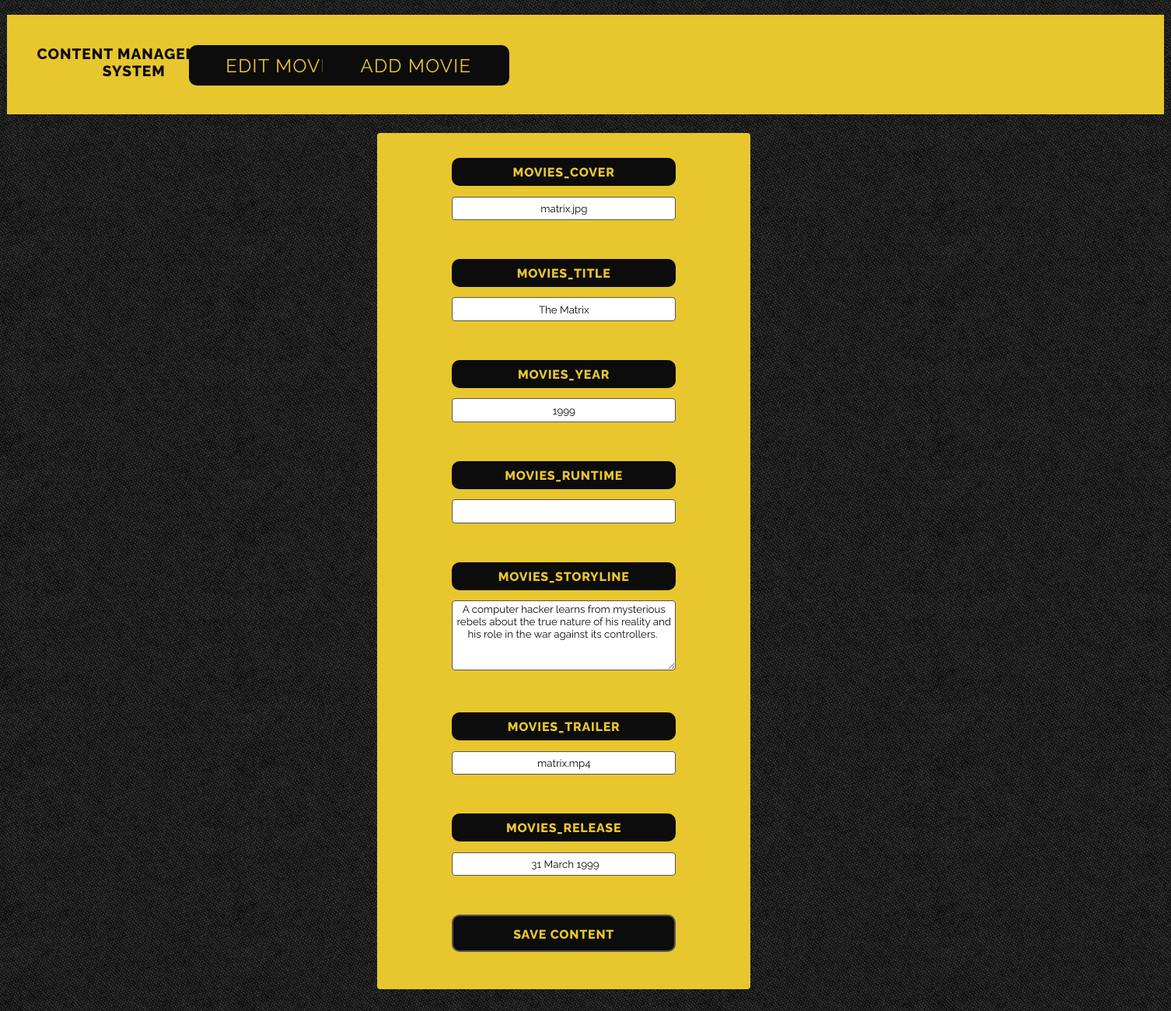
The page /admin/admin_editall.php?id=26 on the database its author committed.
### tables this page shows
CREATE TABLE IF NOT EXISTS `tbl_movies` (
  `movies_id` mediumint(8) unsigned NOT NULL AUTO_INCREMENT,
  `movies_cover` varchar(75) NOT NULL DEFAULT 'cover_default.jpg',
  `movies_title` varchar(125) NOT NULL,
  `movies_year` varchar(5) NOT NULL,
  `movies_runtime` varchar(25) NOT NULL,
  `movies_storyline` text NOT NULL,
  `movies_trailer` varchar(75) NOT NULL DEFAULT 'trailer_default.jpg',
  `movies_release` varchar(125) NOT NULL,
  PRIMARY KEY (`movies_id`)
);

### admin/phpscripts/read.php (called while the page is built, shortened)
<?php
	function getSingle($tbl, $col, $id) {
		include('connect.php');
		$querySingle = "SELECT * FROM {$tbl} WHERE {$col} = {$id}";
		$runSingle = mysqli_query($link, $querySingle);
		if($runSingle){
			return $runSingle;
		}else{
			$error = "There was a problem accessing this information.  Sorry about your luck ;)";
			return $error;
		}
	}
?>

### admin/phpscripts/single_edit_form.php (the view, shortened to what this page needs)
<?php
	function single_edit($tbl,$col,$id) {
		$result = getSingle($tbl, $col, $id);
		$getResult = mysqli_fetch_array($result);
		echo "<form action=\"phpscripts/editall.php\" method=\"post\">";
		for($i=0; $i<mysqli_num_fields($result); $i++) {
			$dataType = mysqli_fetch_field_direct($result,$i);
			$fieldname = $dataType -> name;
			$fieldtype = $dataType -> type;
			if($fieldname != $col){
				echo "<label>{$fieldname}</label><br>";
				if($fieldtype != "252"){
					echo "<input type=\"text\" name=\"{$fieldname}\" value=\"{$getResult[$i]}\"><br><br>";
				}else{
					echo "<textarea name=\"{$fieldname}\">{$getResult[$i]}</textarea><br><br>";
				}
			}
		}
		echo "<input type=\"submit\" value=\"Save Content\">";
		echo "</form>";
	}
?>

### css/main.css (style rules this page uses)
body { background: white; background-image: url("../images/moviebg.png"); }
h2 { color: #0c0c0c; font-family: 'Raleway', sans-serif; font-weight: 800; text-transform: uppercase; font-size: 1em; width: 17em; height: 2.5em; margin-top: -.25em; text-align: center; padding-top: .5em; letter-spacing: .05em; }
a { display: inline-block; text-align: center; margin-left: 10%; color: #e8c62e; text-decoration: none; font-family: 'Raleway', sans-serif; font-weight: 400; text-transform: uppercase; font-size: 1em; background-color: #0c0c0c; width: 80%; height: 1.3em; padding: .2em 0em .2em 0em; text-align: center; letter-spacing: .05em; border-radius: 10px; }
.nav { background-color: #e8c62e; width: 100%; height: 8em; margin-top: 1.5em; }
.nav h2 { font-size: 1.2em; padding-top: 2em; }
.nav a { width: 10em; height: 1.2em; background-color: #0c0c0c; display: inline-block; margin-left: 55%; color: #e8c62e; padding: .5em 0em .5em 0em; }
.nav ul { margin-top: -4em; margin-left: 9% }
.nav ul li { display: inline-block; margin: 0 auto; margin-left: -3em; font-size: 1.5em; }
form { background-color: #e8c62e; border-radius: 4px; width: 30em; margin-left: 32%; margin-top: 1.5em; margin-bottom: 3em; }
label { display: inline-block; text-align: center; margin-bottom: 0em; margin-top: 2em; margin-left: 20%; color: #e8c62e; text-decoration: none; font-family: 'Raleway', sans-serif; font-weight: 800; text-transform: uppercase; font-size: 1em; background-color: #0c0c0c; width: 60%; height: 1.3em; padding: .55em 0em .4em 0em; text-align: center; letter-spacing: .05em; border-radius: 10px; }
input { margin-top: 1em; width: 58.8%; text-align: center; margin-left: 20%; text-decoration: none; cursor: pointer; }
input[type=text] { background-color: white; border: 1px solid #555; height: 2em; border-radius: 4px; color: #0c0c0c; font-family: 'Raleway', sans-serif; font-weight: 400; text-decoration: none; overflow: break-word; }
input[type=submit] { text-decoration: none; display: inline-block; text-align: center; margin-bottom: 0em; margin-top: 2em; margin-left: 20%; color: #e8c62e; text-decoration: none; font-family: 'Raleway', sans-serif; font-weight: 800; text-transform: uppercase; font-size: 1em; background-color: #0c0c0c; width: 60%; height: 3em; padding: .55em 0em .4em 0em; letter-spacing: .05em; border-radius: 10px; margin-bottom: 3em; border: 2px solid #555; }
textarea { margin-top: 1em; width: 58.8%; text-align: center; margin-left: 20%; border: 1px solid #555; height: 6.3em; border-radius: 4px; color: #0c0c0c; font-family: 'Raleway', sans-serif; font-weight: 400; text-decoration: none; }

### rows shown on the page
tbl_movies: movies_cover "matrix.jpg", movies_title "The Matrix", movies_year "1999", movies_storyline "A computer hacker learns from mysterious rebels about the true nature of his reality and his role in the war against its controllers.", movies_trailer "matrix.mp4", movies_release "31 March 1999"

### other values the page prints
$fieldname "MOVIES_COVER"
$fieldname "MOVIES_TITLE"
$fieldname "MOVIES_YEAR"
$fieldname "MOVIES_RUNTIME"
$fieldname "MOVIES_STORYLINE"
$fieldname "MOVIES_TRAILER"
$fieldname "MOVIES_RELEASE"
